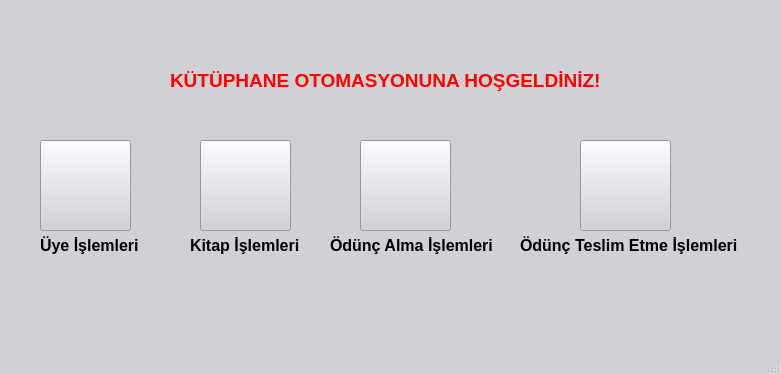
<?xml version="1.0" encoding="UTF-8"?>
<ui version="4.0">
 <class>MainWindow</class>
 <widget class="QMainWindow" name="MainWindow">
  <property name="geometry">
   <rect>
    <x>0</x>
    <y>0</y>
    <width>781</width>
    <height>374</height>
   </rect>
  </property>
  <property name="palette">
   <palette>
    <active>
     <colorrole role="WindowText">
      <brush brushstyle="SolidPattern">
       <color alpha="255">
        <red>0</red>
        <green>0</green>
        <blue>0</blue>
       </color>
      </brush>
     </colorrole>
     <colorrole role="Button">
      <brush brushstyle="SolidPattern">
       <color alpha="255">
        <red>207</red>
        <green>209</green>
        <blue>213</blue>
       </color>
      </brush>
     </colorrole>
     <colorrole role="Light">
      <brush brushstyle="SolidPattern">
       <color alpha="255">
        <red>255</red>
        <green>255</green>
        <blue>255</blue>
       </color>
      </brush>
     </colorrole>
     <colorrole role="Midlight">
      <brush brushstyle="SolidPattern">
       <color alpha="255">
        <red>231</red>
        <green>232</green>
        <blue>234</blue>
       </color>
      </brush>
     </colorrole>
     <colorrole role="Dark">
      <brush brushstyle="SolidPattern">
       <color alpha="255">
        <red>103</red>
        <green>104</green>
        <blue>106</blue>
       </color>
      </brush>
     </colorrole>
     <colorrole role="Mid">
      <brush brushstyle="SolidPattern">
       <color alpha="255">
        <red>138</red>
        <green>139</green>
        <blue>142</blue>
       </color>
      </brush>
     </colorrole>
     <colorrole role="Text">
      <brush brushstyle="SolidPattern">
       <color alpha="255">
        <red>0</red>
        <green>0</green>
        <blue>0</blue>
       </color>
      </brush>
     </colorrole>
     <colorrole role="BrightText">
      <brush brushstyle="SolidPattern">
       <color alpha="255">
        <red>255</red>
        <green>255</green>
        <blue>255</blue>
       </color>
      </brush>
     </colorrole>
     <colorrole role="ButtonText">
      <brush brushstyle="SolidPattern">
       <color alpha="255">
        <red>0</red>
        <green>0</green>
        <blue>0</blue>
       </color>
      </brush>
     </colorrole>
     <colorrole role="Base">
      <brush brushstyle="SolidPattern">
       <color alpha="255">
        <red>255</red>
        <green>255</green>
        <blue>255</blue>
       </color>
      </brush>
     </colorrole>
     <colorrole role="Window">
      <brush brushstyle="SolidPattern">
       <color alpha="255">
        <red>207</red>
        <green>209</green>
        <blue>213</blue>
       </color>
      </brush>
     </colorrole>
     <colorrole role="Shadow">
      <brush brushstyle="SolidPattern">
       <color alpha="255">
        <red>0</red>
        <green>0</green>
        <blue>0</blue>
       </color>
      </brush>
     </colorrole>
     <colorrole role="AlternateBase">
      <brush brushstyle="SolidPattern">
       <color alpha="255">
        <red>231</red>
        <green>232</green>
        <blue>234</blue>
       </color>
      </brush>
     </colorrole>
     <colorrole role="ToolTipBase">
      <brush brushstyle="SolidPattern">
       <color alpha="255">
        <red>255</red>
        <green>255</green>
        <blue>220</blue>
       </color>
      </brush>
     </colorrole>
     <colorrole role="ToolTipText">
      <brush brushstyle="SolidPattern">
       <color alpha="255">
        <red>0</red>
        <green>0</green>
        <blue>0</blue>
       </color>
      </brush>
     </colorrole>
     <colorrole role="PlaceholderText">
      <brush brushstyle="SolidPattern">
       <color alpha="127">
        <red>0</red>
        <green>0</green>
        <blue>0</blue>
       </color>
      </brush>
     </colorrole>
     <colorrole role="Accent">
      <brush brushstyle="SolidPattern">
       <color alpha="255">
        <red>255</red>
        <green>255</green>
        <blue>255</blue>
       </color>
      </brush>
     </colorrole>
    </active>
    <inactive>
     <colorrole role="WindowText">
      <brush brushstyle="SolidPattern">
       <color alpha="255">
        <red>0</red>
        <green>0</green>
        <blue>0</blue>
       </color>
      </brush>
     </colorrole>
     <colorrole role="Button">
      <brush brushstyle="SolidPattern">
       <color alpha="255">
        <red>207</red>
        <green>209</green>
        <blue>213</blue>
       </color>
      </brush>
     </colorrole>
     <colorrole role="Light">
      <brush brushstyle="SolidPattern">
       <color alpha="255">
        <red>255</red>
        <green>255</green>
        <blue>255</blue>
       </color>
      </brush>
     </colorrole>
     <colorrole role="Midlight">
      <brush brushstyle="SolidPattern">
       <color alpha="255">
        <red>231</red>
        <green>232</green>
        <blue>234</blue>
       </color>
      </brush>
     </colorrole>
     <colorrole role="Dark">
      <brush brushstyle="SolidPattern">
       <color alpha="255">
        <red>103</red>
        <green>104</green>
        <blue>106</blue>
       </color>
      </brush>
     </colorrole>
     <colorrole role="Mid">
      <brush brushstyle="SolidPattern">
       <color alpha="255">
        <red>138</red>
        <green>139</green>
        <blue>142</blue>
       </color>
      </brush>
     </colorrole>
     <colorrole role="Text">
      <brush brushstyle="SolidPattern">
       <color alpha="255">
        <red>0</red>
        <green>0</green>
        <blue>0</blue>
       </color>
      </brush>
     </colorrole>
     <colorrole role="BrightText">
      <brush brushstyle="SolidPattern">
       <color alpha="255">
        <red>255</red>
        <green>255</green>
        <blue>255</blue>
       </color>
      </brush>
     </colorrole>
     <colorrole role="ButtonText">
      <brush brushstyle="SolidPattern">
       <color alpha="255">
        <red>0</red>
        <green>0</green>
        <blue>0</blue>
       </color>
      </brush>
     </colorrole>
     <colorrole role="Base">
      <brush brushstyle="SolidPattern">
       <color alpha="255">
        <red>255</red>
        <green>255</green>
        <blue>255</blue>
       </color>
      </brush>
     </colorrole>
     <colorrole role="Window">
      <brush brushstyle="SolidPattern">
       <color alpha="255">
        <red>207</red>
        <green>209</green>
        <blue>213</blue>
       </color>
      </brush>
     </colorrole>
     <colorrole role="Shadow">
      <brush brushstyle="SolidPattern">
       <color alpha="255">
        <red>0</red>
        <green>0</green>
        <blue>0</blue>
       </color>
      </brush>
     </colorrole>
     <colorrole role="AlternateBase">
      <brush brushstyle="SolidPattern">
       <color alpha="255">
        <red>231</red>
        <green>232</green>
        <blue>234</blue>
       </color>
      </brush>
     </colorrole>
     <colorrole role="ToolTipBase">
      <brush brushstyle="SolidPattern">
       <color alpha="255">
        <red>255</red>
        <green>255</green>
        <blue>220</blue>
       </color>
      </brush>
     </colorrole>
     <colorrole role="ToolTipText">
      <brush brushstyle="SolidPattern">
       <color alpha="255">
        <red>0</red>
        <green>0</green>
        <blue>0</blue>
       </color>
      </brush>
     </colorrole>
     <colorrole role="PlaceholderText">
      <brush brushstyle="SolidPattern">
       <color alpha="127">
        <red>0</red>
        <green>0</green>
        <blue>0</blue>
       </color>
      </brush>
     </colorrole>
     <colorrole role="Accent">
      <brush brushstyle="SolidPattern">
       <color alpha="255">
        <red>255</red>
        <green>255</green>
        <blue>255</blue>
       </color>
      </brush>
     </colorrole>
    </inactive>
    <disabled>
     <colorrole role="WindowText">
      <brush brushstyle="SolidPattern">
       <color alpha="255">
        <red>103</red>
        <green>104</green>
        <blue>106</blue>
       </color>
      </brush>
     </colorrole>
     <colorrole role="Button">
      <brush brushstyle="SolidPattern">
       <color alpha="255">
        <red>207</red>
        <green>209</green>
        <blue>213</blue>
       </color>
      </brush>
     </colorrole>
     <colorrole role="Light">
      <brush brushstyle="SolidPattern">
       <color alpha="255">
        <red>255</red>
        <green>255</green>
        <blue>255</blue>
       </color>
      </brush>
     </colorrole>
     <colorrole role="Midlight">
      <brush brushstyle="SolidPattern">
       <color alpha="255">
        <red>231</red>
        <green>232</green>
        <blue>234</blue>
       </color>
      </brush>
     </colorrole>
     <colorrole role="Dark">
      <brush brushstyle="SolidPattern">
       <color alpha="255">
        <red>103</red>
        <green>104</green>
        <blue>106</blue>
       </color>
      </brush>
     </colorrole>
     <colorrole role="Mid">
      <brush brushstyle="SolidPattern">
       <color alpha="255">
        <red>138</red>
        <green>139</green>
        <blue>142</blue>
       </color>
      </brush>
     </colorrole>
     <colorrole role="Text">
      <brush brushstyle="SolidPattern">
       <color alpha="255">
        <red>103</red>
        <green>104</green>
        <blue>106</blue>
       </color>
      </brush>
     </colorrole>
     <colorrole role="BrightText">
      <brush brushstyle="SolidPattern">
       <color alpha="255">
        <red>255</red>
        <green>255</green>
        <blue>255</blue>
       </color>
      </brush>
     </colorrole>
     <colorrole role="ButtonText">
      <brush brushstyle="SolidPattern">
       <color alpha="255">
        <red>103</red>
        <green>104</green>
        <blue>106</blue>
       </color>
      </brush>
     </colorrole>
     <colorrole role="Base">
      <brush brushstyle="SolidPattern">
       <color alpha="255">
        <red>207</red>
        <green>209</green>
        <blue>213</blue>
       </color>
      </brush>
     </colorrole>
     <colorrole role="Window">
      <brush brushstyle="SolidPattern">
       <color alpha="255">
        <red>207</red>
        <green>209</green>
        <blue>213</blue>
       </color>
      </brush>
     </colorrole>
     <colorrole role="Shadow">
      <brush brushstyle="SolidPattern">
       <color alpha="255">
        <red>0</red>
        <green>0</green>
        <blue>0</blue>
       </color>
      </brush>
     </colorrole>
     <colorrole role="AlternateBase">
      <brush brushstyle="SolidPattern">
       <color alpha="255">
        <red>207</red>
        <green>209</green>
        <blue>213</blue>
       </color>
      </brush>
     </colorrole>
     <colorrole role="ToolTipBase">
      <brush brushstyle="SolidPattern">
       <color alpha="255">
        <red>255</red>
        <green>255</green>
        <blue>220</blue>
       </color>
      </brush>
     </colorrole>
     <colorrole role="ToolTipText">
      <brush brushstyle="SolidPattern">
       <color alpha="255">
        <red>0</red>
        <green>0</green>
        <blue>0</blue>
       </color>
      </brush>
     </colorrole>
     <colorrole role="PlaceholderText">
      <brush brushstyle="SolidPattern">
       <color alpha="127">
        <red>103</red>
        <green>104</green>
        <blue>106</blue>
       </color>
      </brush>
     </colorrole>
     <colorrole role="Accent">
      <brush brushstyle="SolidPattern">
       <color alpha="255">
        <red>255</red>
        <green>255</green>
        <blue>255</blue>
       </color>
      </brush>
     </colorrole>
    </disabled>
   </palette>
  </property>
  <property name="windowTitle">
   <string>MainWindow</string>
  </property>
  <widget class="QWidget" name="centralwidget">
   <widget class="QLabel" name="label">
    <property name="geometry">
     <rect>
      <x>170</x>
      <y>60</y>
      <width>481</width>
      <height>41</height>
     </rect>
    </property>
    <property name="palette">
     <palette>
      <active>
       <colorrole role="WindowText">
        <brush brushstyle="SolidPattern">
         <color alpha="255">
          <red>255</red>
          <green>0</green>
          <blue>0</blue>
         </color>
        </brush>
       </colorrole>
      </active>
      <inactive>
       <colorrole role="WindowText">
        <brush brushstyle="SolidPattern">
         <color alpha="255">
          <red>255</red>
          <green>0</green>
          <blue>0</blue>
         </color>
        </brush>
       </colorrole>
      </inactive>
      <disabled/>
     </palette>
    </property>
    <property name="font">
     <font>
      <pointsize>14</pointsize>
      <bold>true</bold>
     </font>
    </property>
    <property name="text">
     <string>KÜTÜPHANE OTOMASYONUNA HOŞGELDİNİZ!</string>
    </property>
   </widget>
   <widget class="QPushButton" name="pushButton">
    <property name="geometry">
     <rect>
      <x>40</x>
      <y>140</y>
      <width>91</width>
      <height>91</height>
     </rect>
    </property>
    <property name="text">
     <string/>
    </property>
    <property name="icon">
     <iconset resource="Resource.qrc">
      <normaloff>:/images/images/user.jpg</normaloff>:/images/images/user.jpg</iconset>
    </property>
    <property name="iconSize">
     <size>
      <width>100</width>
      <height>100</height>
     </size>
    </property>
   </widget>
   <widget class="QLabel" name="label_2">
    <property name="geometry">
     <rect>
      <x>40</x>
      <y>230</y>
      <width>141</width>
      <height>31</height>
     </rect>
    </property>
    <property name="font">
     <font>
      <pointsize>12</pointsize>
      <bold>true</bold>
     </font>
    </property>
    <property name="text">
     <string>Üye İşlemleri</string>
    </property>
   </widget>
   <widget class="QLabel" name="label_3">
    <property name="geometry">
     <rect>
      <x>190</x>
      <y>230</y>
      <width>151</width>
      <height>31</height>
     </rect>
    </property>
    <property name="font">
     <font>
      <pointsize>12</pointsize>
      <bold>true</bold>
     </font>
    </property>
    <property name="text">
     <string>Kitap İşlemleri</string>
    </property>
   </widget>
   <widget class="QPushButton" name="pushButton_2">
    <property name="geometry">
     <rect>
      <x>200</x>
      <y>140</y>
      <width>91</width>
      <height>91</height>
     </rect>
    </property>
    <property name="text">
     <string/>
    </property>
    <property name="icon">
     <iconset resource="Resource.qrc">
      <normaloff>:/images/images/book.jpg</normaloff>:/images/images/book.jpg</iconset>
    </property>
    <property name="iconSize">
     <size>
      <width>100</width>
      <height>100</height>
     </size>
    </property>
   </widget>
   <widget class="QPushButton" name="pushButton_3">
    <property name="geometry">
     <rect>
      <x>360</x>
      <y>140</y>
      <width>91</width>
      <height>91</height>
     </rect>
    </property>
    <property name="text">
     <string/>
    </property>
    <property name="icon">
     <iconset resource="Resource.qrc">
      <normaloff>:/images/images/odunc_1.jpg</normaloff>:/images/images/odunc_1.jpg</iconset>
    </property>
    <property name="iconSize">
     <size>
      <width>100</width>
      <height>100</height>
     </size>
    </property>
   </widget>
   <widget class="QLabel" name="label_5">
    <property name="geometry">
     <rect>
      <x>520</x>
      <y>230</y>
      <width>261</width>
      <height>31</height>
     </rect>
    </property>
    <property name="font">
     <font>
      <pointsize>12</pointsize>
      <bold>true</bold>
     </font>
    </property>
    <property name="text">
     <string>Ödünç Teslim Etme İşlemleri</string>
    </property>
   </widget>
   <widget class="QPushButton" name="pushButton_4">
    <property name="geometry">
     <rect>
      <x>580</x>
      <y>140</y>
      <width>91</width>
      <height>91</height>
     </rect>
    </property>
    <property name="text">
     <string/>
    </property>
    <property name="icon">
     <iconset resource="Resource.qrc">
      <normaloff>:/images/images/odunc_2.jpg</normaloff>:/images/images/odunc_2.jpg</iconset>
    </property>
    <property name="iconSize">
     <size>
      <width>100</width>
      <height>100</height>
     </size>
    </property>
   </widget>
   <widget class="QLabel" name="label_4">
    <property name="geometry">
     <rect>
      <x>330</x>
      <y>220</y>
      <width>181</width>
      <height>51</height>
     </rect>
    </property>
    <property name="font">
     <font>
      <pointsize>12</pointsize>
      <bold>true</bold>
     </font>
    </property>
    <property name="text">
     <string>Ödünç Alma İşlemleri</string>
    </property>
   </widget>
  </widget>
  <widget class="QMenuBar" name="menubar">
   <property name="geometry">
    <rect>
     <x>0</x>
     <y>0</y>
     <width>781</width>
     <height>17</height>
    </rect>
   </property>
  </widget>
  <widget class="QStatusBar" name="statusbar"/>
 </widget>
 <resources>
  <include location="Resource.qrc"/>
 </resources>
 <connections/>
</ui>
